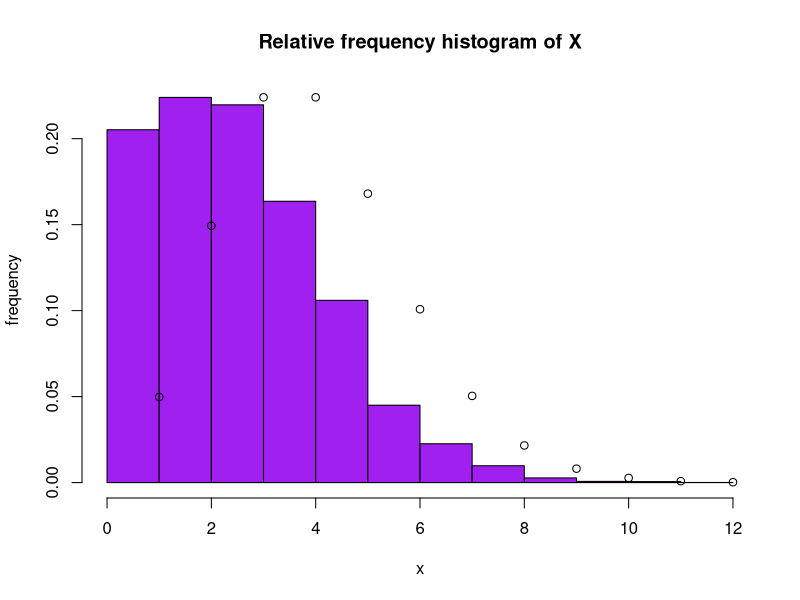
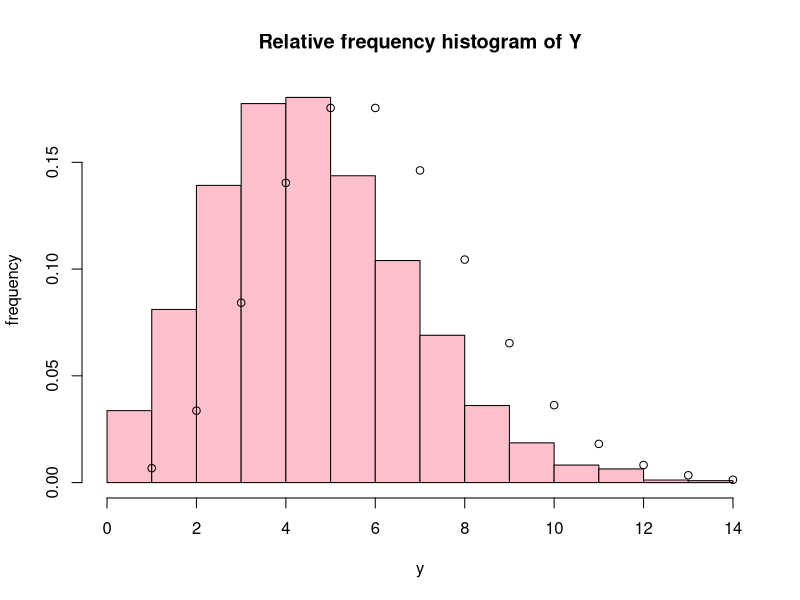
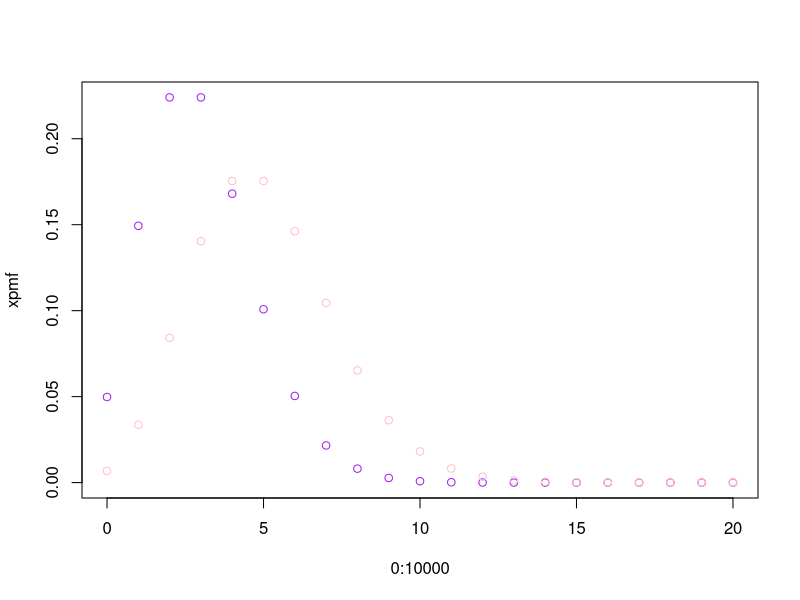

Write the R code that produced these figures, in order. (Note: this script raises an error after producing the figures.)
#Part a
#ii)
#lambda = 8
#P(Z <= 6), P(Z > 4), P( 3<=Z <= 8)
?poisson
?dpois
?ppois

#P(Z <= 6)
ppois(q=6, lambda = 8, lower.tail = TRUE)
#check: 1- P(Z > 6)
1 - ppois(q = 6, lambda = 8, lower.tail = FALSE)

#P(Z > 4)
ppois(q = 4, lambda = 8, lower.tail = FALSE)
#check: 1 - P(Z = 4, Z =3, Z= 2, Z=1, Z=0)
1 - sum(dpois(x = 0:4, lambda = 8))

#P( 3 <= Z <= 8)
#so P( Z=3, Z = 4, Z = 5, Z = 6, Z = 7, Z =8)
sum(dpois(x = 3:8, lambda = 8))
#check:
1 - ppois(q = 8, lambda = 8, lower.tail = FALSE) - ppois(q = 2, lambda = 8, lower.tail = TRUE)


#Part b 
#i)
#create objects for both distributions
poisson3 <- rpois(n = 10000, lambda = 3)
poisson5 <- rpois(n = 10000, lambda = 5)
  
x <- sample(poisson3, size = 10000, replace = TRUE)
xresults <- data.frame(x)
View(xresults)

y <- sample(poisson5, size = 10000, replace = TRUE)
yresults <- data.frame(y)
View(yresults)

poissondist <- function() {
  data.frame(x, y)
}

results <- poissondist()
View(results)

#ii)
#relative frequency histogram for x nd y respectively
xhist <- hist(x, freq = FALSE,
     main = "Relative frequency histogram of X",
     xlab = "x",
     ylab = "frequency",
     col = "purple")

points(dpois(0:10000, x = 0:10000, lambda = 3), col = "black")
xpmf <- dpois(x = 0:10000, lambda = 3)
head(xpmf)


yhist <- hist(y, freq = FALSE,
     main = "Relative frequency histogram of Y",
     xlab = "y",
     ylab = "frequency",
     col = "pink")

points(dpois(0:10000, x = 0:10000, lambda = 5), col = "black")
ypmf <- dpois(x = 0:10000, lambda = 5)
head(ypmf)

#plot both x and y on the same axis
plot(0:10000, xpmf, col = "purple", xlim =c(0, 20))
points(0:10000, ypmf, col = "pink")

plot(0:10000, xhist, col = "purple", xlim = c(0, 20))
points(0:10000, yhist, col = "pink")
